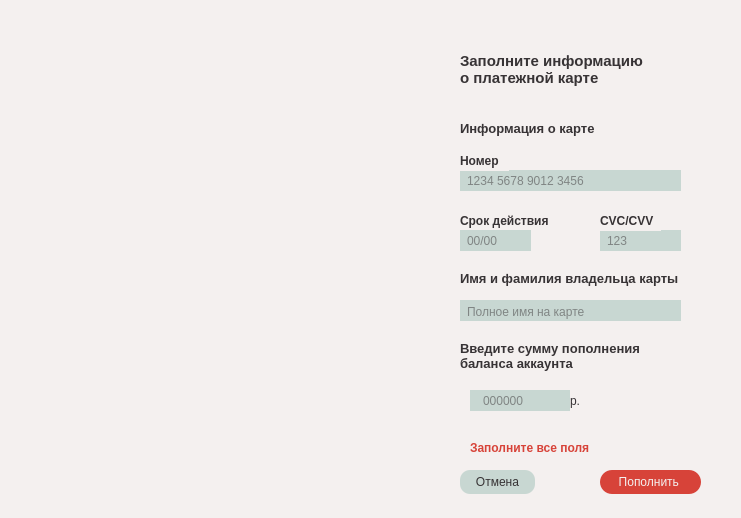
<?xml version="1.0" encoding="UTF-8"?>
<ui version="4.0">
 <class>ReplenishBalanceWindow</class>
 <widget class="QDialog" name="ReplenishBalanceWindow">
  <property name="geometry">
   <rect>
    <x>0</x>
    <y>0</y>
    <width>741</width>
    <height>518</height>
   </rect>
  </property>
  <property name="windowTitle">
   <string>Dialog</string>
  </property>
  <property name="styleSheet">
   <string notr="true">background-color: rgb(244, 240, 239);
font: 600 9pt &quot;Montserrat&quot;;
color: rgb(55, 51, 53);</string>
  </property>
  <widget class="QLabel" name="label">
   <property name="geometry">
    <rect>
     <x>-70</x>
     <y>-20</y>
     <width>521</width>
     <height>441</height>
    </rect>
   </property>
   <property name="styleSheet">
    <string notr="true">image:url(:/rcs/SL-110820-37810-18-Photoroom.png);</string>
   </property>
   <property name="text">
    <string/>
   </property>
  </widget>
  <widget class="QLabel" name="topLabel">
   <property name="geometry">
    <rect>
     <x>460</x>
     <y>49</y>
     <width>211</width>
     <height>41</height>
    </rect>
   </property>
   <property name="styleSheet">
    <string notr="true">font-weight: 800;
font-size:11pt;</string>
   </property>
   <property name="text">
    <string>Заполните информацию
о платежной карте</string>
   </property>
  </widget>
  <widget class="QLabel" name="cardInfoLabel">
   <property name="geometry">
    <rect>
     <x>460</x>
     <y>120</y>
     <width>151</width>
     <height>16</height>
    </rect>
   </property>
   <property name="styleSheet">
    <string notr="true">font-weight: 700;
font-size: 10pt;</string>
   </property>
   <property name="text">
    <string>Информация о карте</string>
   </property>
  </widget>
  <widget class="QLineEdit" name="cardNumberLineEdit">
   <property name="geometry">
    <rect>
     <x>460</x>
     <y>170</y>
     <width>221</width>
     <height>21</height>
    </rect>
   </property>
   <property name="styleSheet">
    <string notr="true">placeholder-text-color:rgb(77, 77, 77);
color: rgb(55, 51, 53);
font: 600 9pt &quot;Montserrat&quot;;
border-style: solid;
border-width: 0px;
padding: 5px;
background-color: rgb(200, 215, 210);</string>
   </property>
   <property name="text">
    <string/>
   </property>
   <property name="placeholderText">
    <string>1234 5678 9012 3456</string>
   </property>
  </widget>
  <widget class="QLabel" name="cardNumberLabel">
   <property name="geometry">
    <rect>
     <x>460</x>
     <y>150</y>
     <width>49</width>
     <height>21</height>
    </rect>
   </property>
   <property name="styleSheet">
    <string notr="true">font-weight:600; font-size:9pt;</string>
   </property>
   <property name="text">
    <string>Номер</string>
   </property>
  </widget>
  <widget class="QLabel" name="validityPeriodLabel">
   <property name="geometry">
    <rect>
     <x>460</x>
     <y>210</y>
     <width>101</width>
     <height>21</height>
    </rect>
   </property>
   <property name="styleSheet">
    <string notr="true">font-weight:600; font-size:9pt;</string>
   </property>
   <property name="text">
    <string>Срок действия</string>
   </property>
  </widget>
  <widget class="QLineEdit" name="validityPeriodLineEdit">
   <property name="geometry">
    <rect>
     <x>460</x>
     <y>230</y>
     <width>71</width>
     <height>21</height>
    </rect>
   </property>
   <property name="styleSheet">
    <string notr="true">placeholder-text-color:rgb(77, 77, 77);
color: rgb(55, 51, 53);
font: 600 9pt &quot;Montserrat&quot;;
border-style: solid;
border-width: 0px;
padding: 5px;
background-color: rgb(200, 215, 210);</string>
   </property>
   <property name="text">
    <string/>
   </property>
   <property name="placeholderText">
    <string>00/00</string>
   </property>
  </widget>
  <widget class="QLineEdit" name="CVCLineEdit">
   <property name="geometry">
    <rect>
     <x>600</x>
     <y>230</y>
     <width>81</width>
     <height>21</height>
    </rect>
   </property>
   <property name="styleSheet">
    <string notr="true">placeholder-text-color:rgb(77, 77, 77);
color: rgb(55, 51, 53);
font: 600 9pt &quot;Montserrat&quot;;
border-style: solid;
border-width: 0px;
padding: 5px;
background-color: rgb(200, 215, 210);</string>
   </property>
   <property name="text">
    <string/>
   </property>
   <property name="placeholderText">
    <string>123</string>
   </property>
  </widget>
  <widget class="QLabel" name="cardHolderNameLabel">
   <property name="geometry">
    <rect>
     <x>460</x>
     <y>270</y>
     <width>241</width>
     <height>16</height>
    </rect>
   </property>
   <property name="styleSheet">
    <string notr="true">font-weight: 700;
font-size: 10pt;</string>
   </property>
   <property name="text">
    <string>Имя и фамилия владельца карты</string>
   </property>
  </widget>
  <widget class="QLineEdit" name="carHolderNameLineEdit">
   <property name="geometry">
    <rect>
     <x>460</x>
     <y>300</y>
     <width>221</width>
     <height>21</height>
    </rect>
   </property>
   <property name="styleSheet">
    <string notr="true">placeholder-text-color:rgb(77, 77, 77);
color: rgb(55, 51, 53);
font: 600 9pt &quot;Montserrat&quot;;
border-style: solid;
border-width: 0px;
padding: 5px;
padding-bottom:2px;
background-color: rgb(200, 215, 210);</string>
   </property>
   <property name="text">
    <string/>
   </property>
   <property name="placeholderText">
    <string>Полное имя на карте</string>
   </property>
  </widget>
  <widget class="QLabel" name="sumLabel">
   <property name="geometry">
    <rect>
     <x>460</x>
     <y>340</y>
     <width>211</width>
     <height>31</height>
    </rect>
   </property>
   <property name="styleSheet">
    <string notr="true">font-weight: 700;
font-size: 10pt;</string>
   </property>
   <property name="text">
    <string>Введите сумму пополнения
баланса аккаунта</string>
   </property>
  </widget>
  <widget class="QLineEdit" name="sumLineEdit">
   <property name="geometry">
    <rect>
     <x>470</x>
     <y>390</y>
     <width>101</width>
     <height>21</height>
    </rect>
   </property>
   <property name="styleSheet">
    <string notr="true">placeholder-text-color:rgb(77, 77, 77);
color: rgb(55, 51, 53);
font: 600 9pt &quot;Montserrat&quot;;
border-style: solid;
border-width: 0px;
padding: 5px;
padding-left: 11px;
background-color: rgb(200, 215, 210);</string>
   </property>
   <property name="text">
    <string/>
   </property>
   <property name="placeholderText">
    <string>000000</string>
   </property>
  </widget>
  <widget class="QLabel" name="rubleLabel">
   <property name="geometry">
    <rect>
     <x>570</x>
     <y>390</y>
     <width>16</width>
     <height>21</height>
    </rect>
   </property>
   <property name="text">
    <string>р.</string>
   </property>
  </widget>
  <widget class="QPushButton" name="replenishPushButton">
   <property name="geometry">
    <rect>
     <x>600</x>
     <y>470</y>
     <width>101</width>
     <height>24</height>
    </rect>
   </property>
   <property name="styleSheet">
    <string notr="true">QPushButton:hover
{
	background-color: #CC3329;
}
QPushButton{
	color: rgb(244, 240, 239);
	font: 600 10pt &quot;Montserrat&quot;;
	border-radius: 12px;
	border-style: solid;
	border-width: 0px;
	background-color: rgb(215, 67, 57);
	padding: 5px;
}
</string>
   </property>
   <property name="text">
    <string>Пополнить </string>
   </property>
  </widget>
  <widget class="QPushButton" name="cancelPushButton">
   <property name="geometry">
    <rect>
     <x>460</x>
     <y>470</y>
     <width>75</width>
     <height>24</height>
    </rect>
   </property>
   <property name="styleSheet">
    <string notr="true">QPushButton:hover
{
	background-color: #9AB6AC;
}
QPushButton{
	color: rgb(55, 51, 53);
	font: 600 10pt &quot;Montserrat&quot;;
	border-radius: 10px;
	border-style: solid;
	border-width: 0px;
	background-color: rgb(200, 215, 210);
	padding: 5px;
}

</string>
   </property>
   <property name="text">
    <string>Отмена</string>
   </property>
  </widget>
  <widget class="QLabel" name="CVCLabel">
   <property name="geometry">
    <rect>
     <x>600</x>
     <y>210</y>
     <width>61</width>
     <height>21</height>
    </rect>
   </property>
   <property name="styleSheet">
    <string notr="true">font-weight:600; font-size:9pt;</string>
   </property>
   <property name="text">
    <string>CVC/CVV</string>
   </property>
  </widget>
  <widget class="QLabel" name="warningLabel">
   <property name="geometry">
    <rect>
     <x>470</x>
     <y>440</y>
     <width>221</width>
     <height>16</height>
    </rect>
   </property>
   <property name="styleSheet">
    <string notr="true">color:rgb(215, 67, 57);
font-weight:600;</string>
   </property>
   <property name="text">
    <string>Заполните все поля</string>
   </property>
  </widget>
 </widget>
 <resources>
  <include location="resource.qrc"/>
 </resources>
 <connections/>
</ui>
